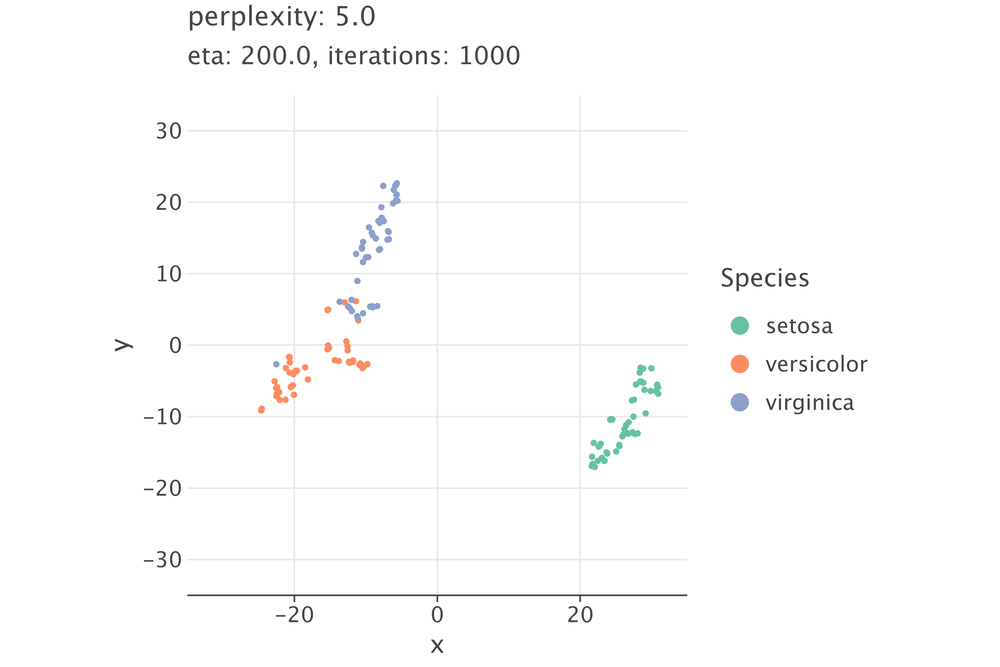
#> input picture src/main/kotlin/file/iris/iris0.png, 1000 x 667 px, shrunk from 5994 x 3996 before the run, found by its file name; its folder holds 4 pictures in this run
$ python iris.py
#> lines starting #> are read from the running program, lines starting #| are printed output that depends on the picture
import os
import imageio

png_dir = 'src/main/kotlin/file/iris'
png_files = [f for f in os.listdir(png_dir) if f.endswith('.png')]
png_files = sorted(png_files)
images = [imageio.imread(os.path.join(png_dir,file)) for file in png_files]
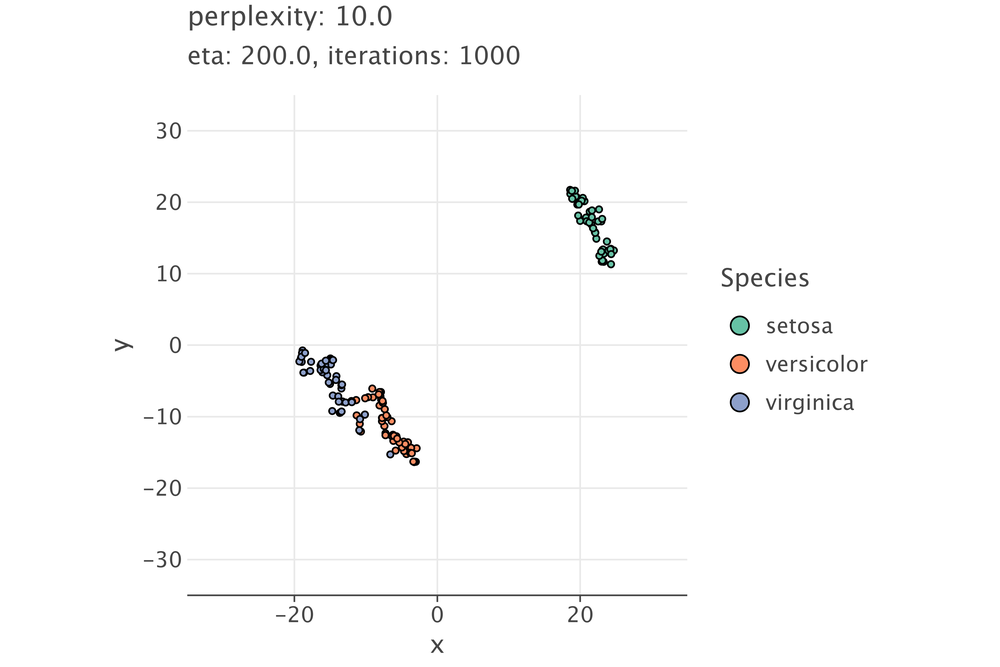
#> input picture src/main/kotlin/file/iris/iris1.png, 1000 x 667 px, shrunk from 5994 x 3996 before the run, found by its file name
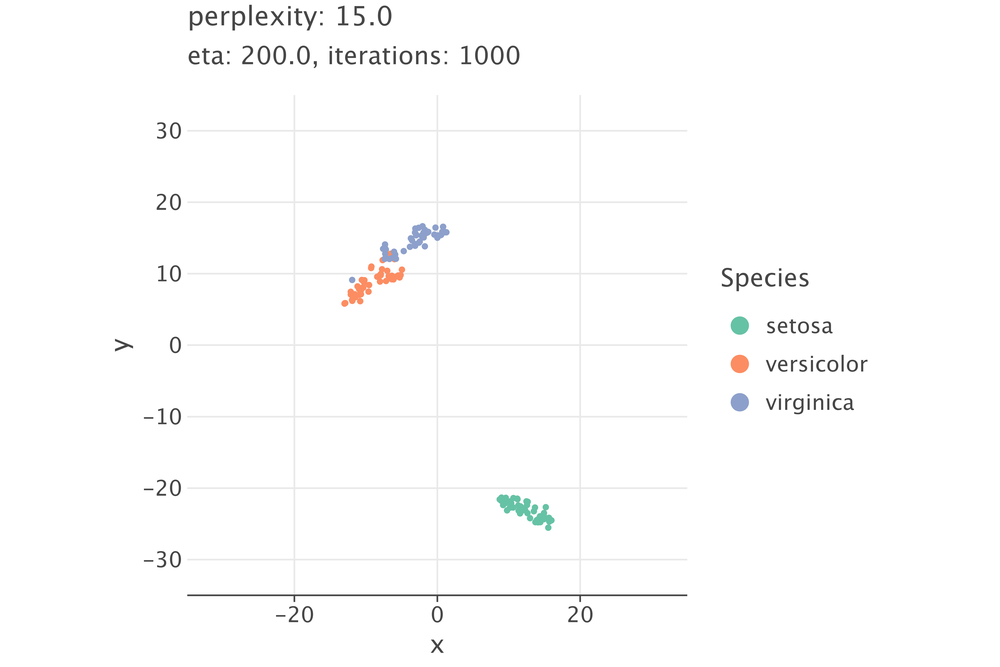
#> input picture src/main/kotlin/file/iris/iris2.png, 1000 x 667 px, shrunk from 5994 x 3996 before the run, found by its file name
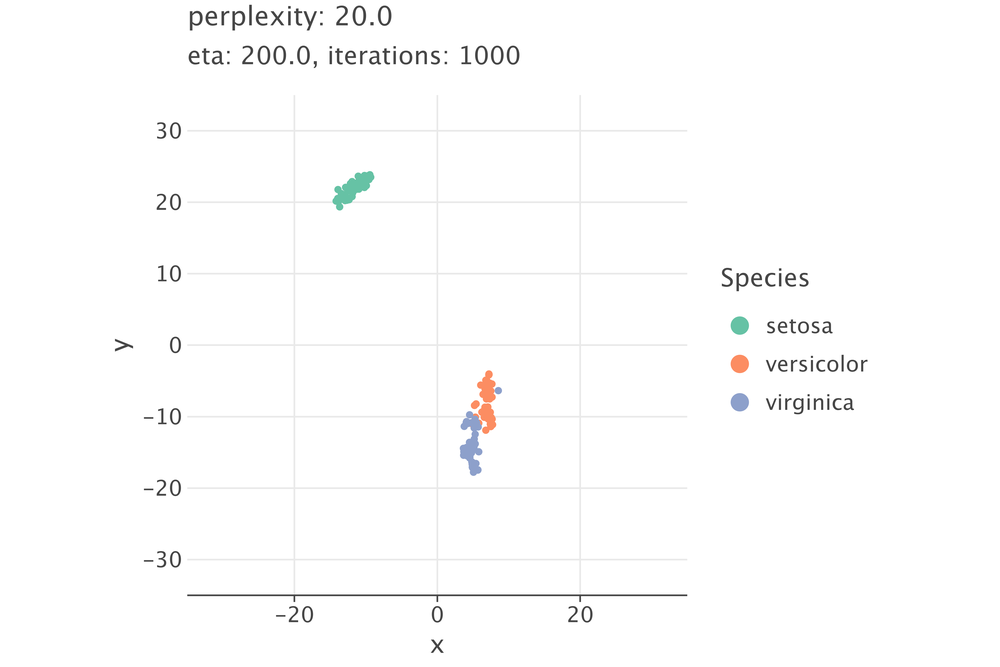
#> input picture src/main/kotlin/file/iris/iris3.png, 1000 x 667 px, shrunk from 5994 x 3996 before the run, found by its file name
imageio.mimsave('src/main/kotlin/file/iris/iris.gif', images, duration = 1)
